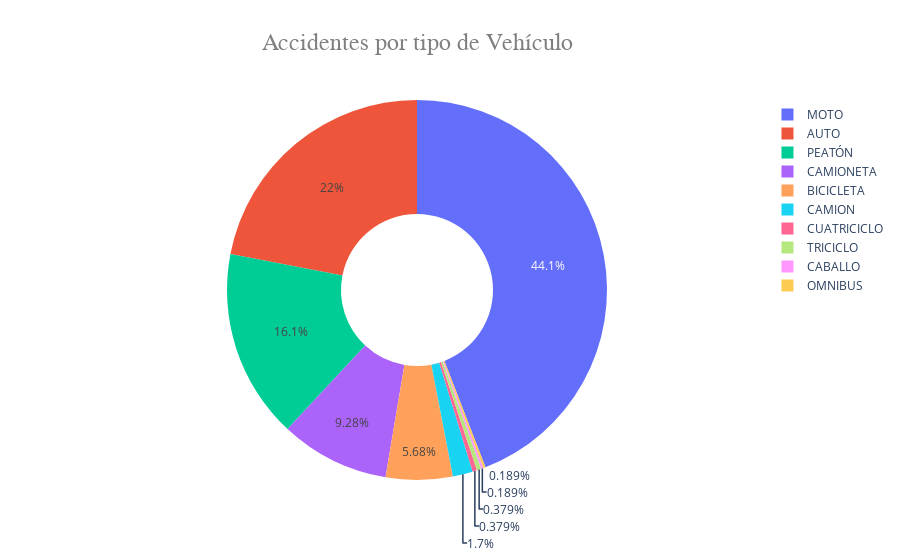

Notebook code cell kept with this figure:
### Code cell
data = [go.Pie(labels =df_gVehiculoOrder['Vehiculo'], values = df_gVehiculoOrder['Cantidad'], hole=.4)]
fig4 = go.Figure(data=data)

fig4.update_layout(title=go.layout.Title(
        text="Accidentes por tipo de Vehículo",
        font=dict(
                family="verdana",
                size=24,
                color="#7f7f7f"
            ),
        xref="paper",
        x=0.5
    ))


fig4.show()

### Figure 1 — Plotly figure (JSON) as saved in the notebook; plotly's stock layout.template omitted (floating-point values rounded to 4 significant figures)
{"data": [{"hole": 0.4, "labels": ["AUTO", "BICICLETA", "CABALLO", "CAMION", "CAMIONETA", "CUATRICICLO", "MOTO", "OMNIBUS", "PEATÓN", "TRICICLO"], "type": "pie", "values": [116, 30, 1, 9, 49, 2, 233, 1, 85, 2]}], "layout": {"title": {"font": {"color": "#7f7f7f", "family": "verdana", "size": 24}, "text": "Accidentes por tipo de Vehículo", "x": 0.5, "xref": "paper"}}}
